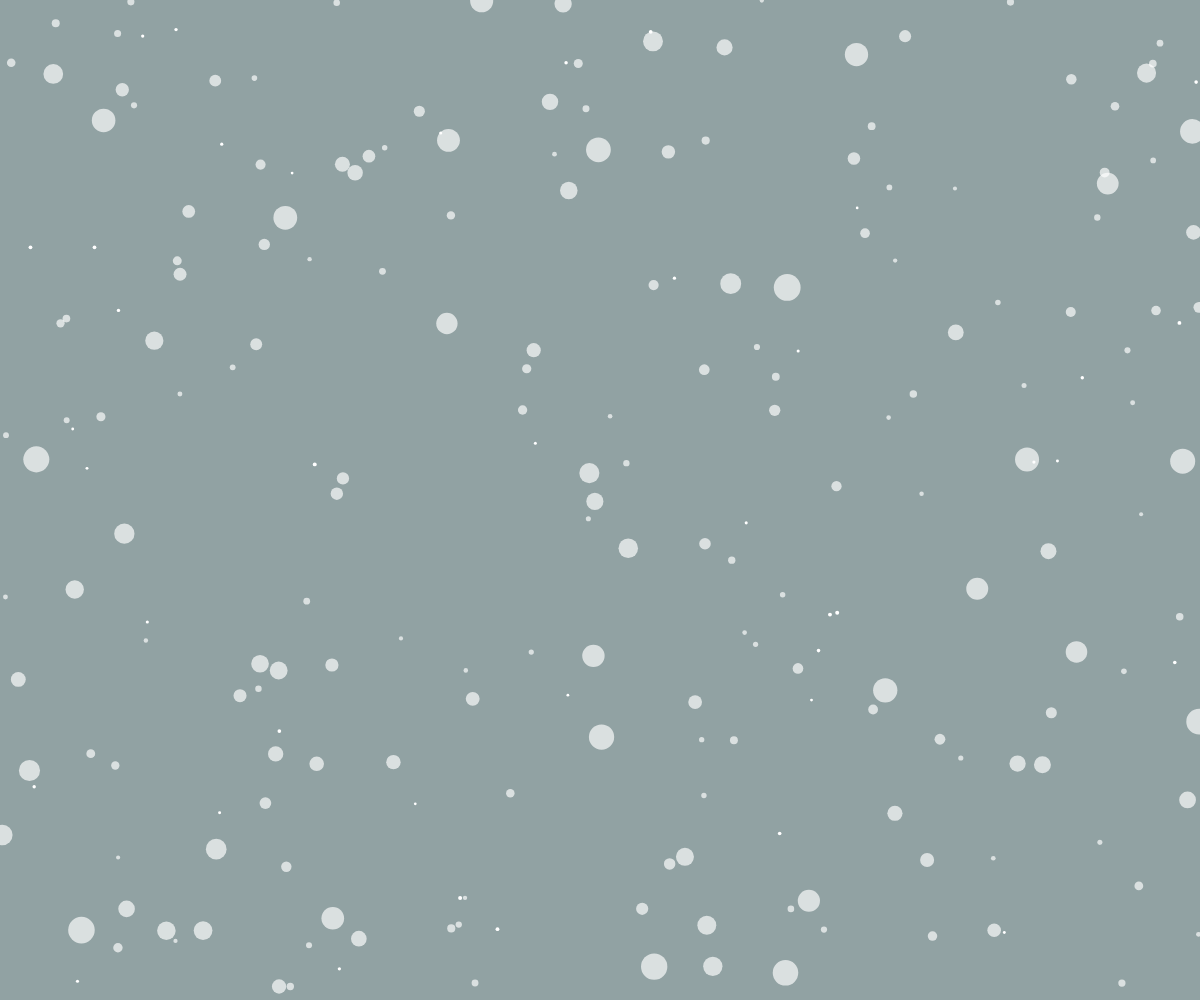
Frame 1 (no input)
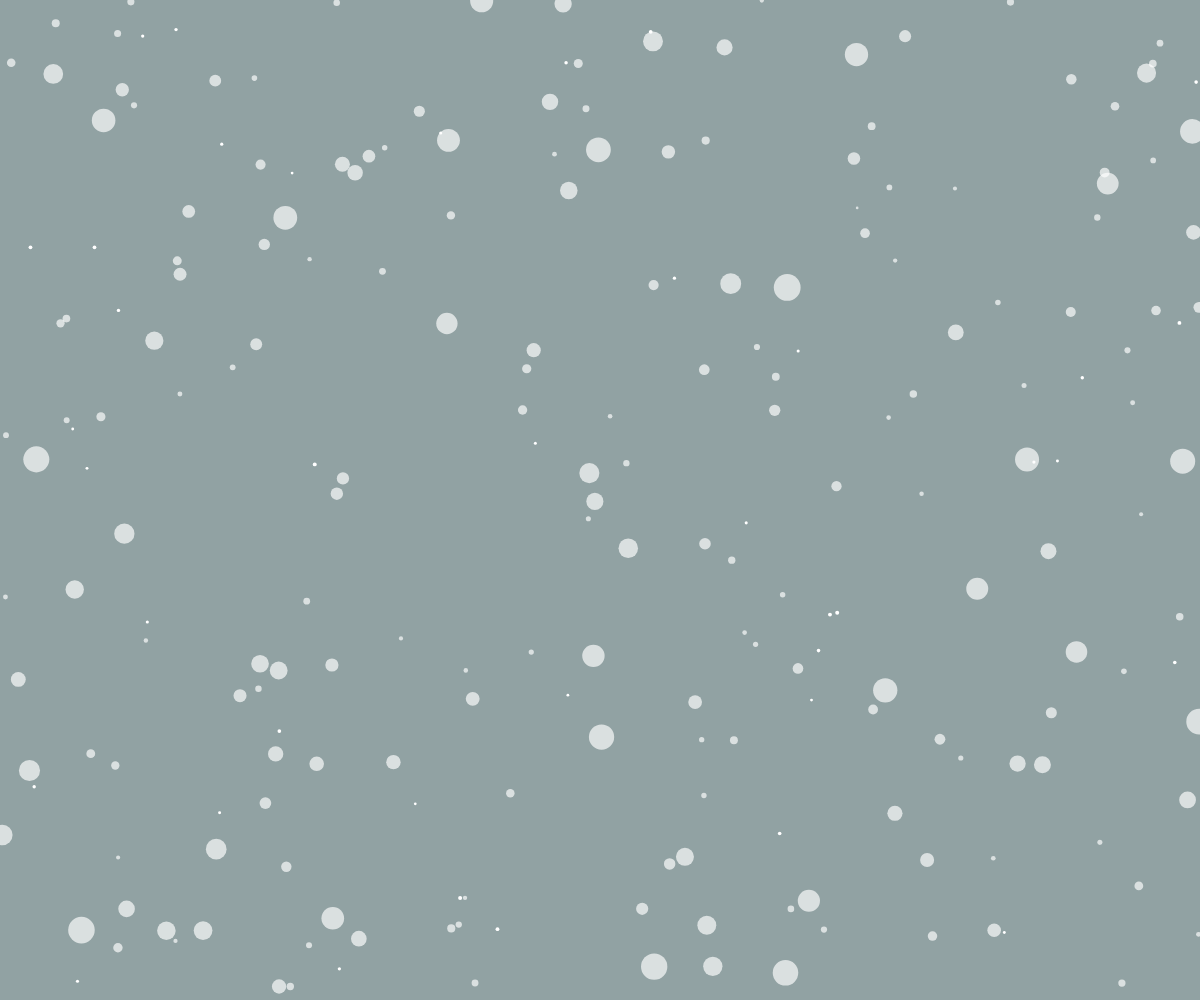
Frame 60 (no input)
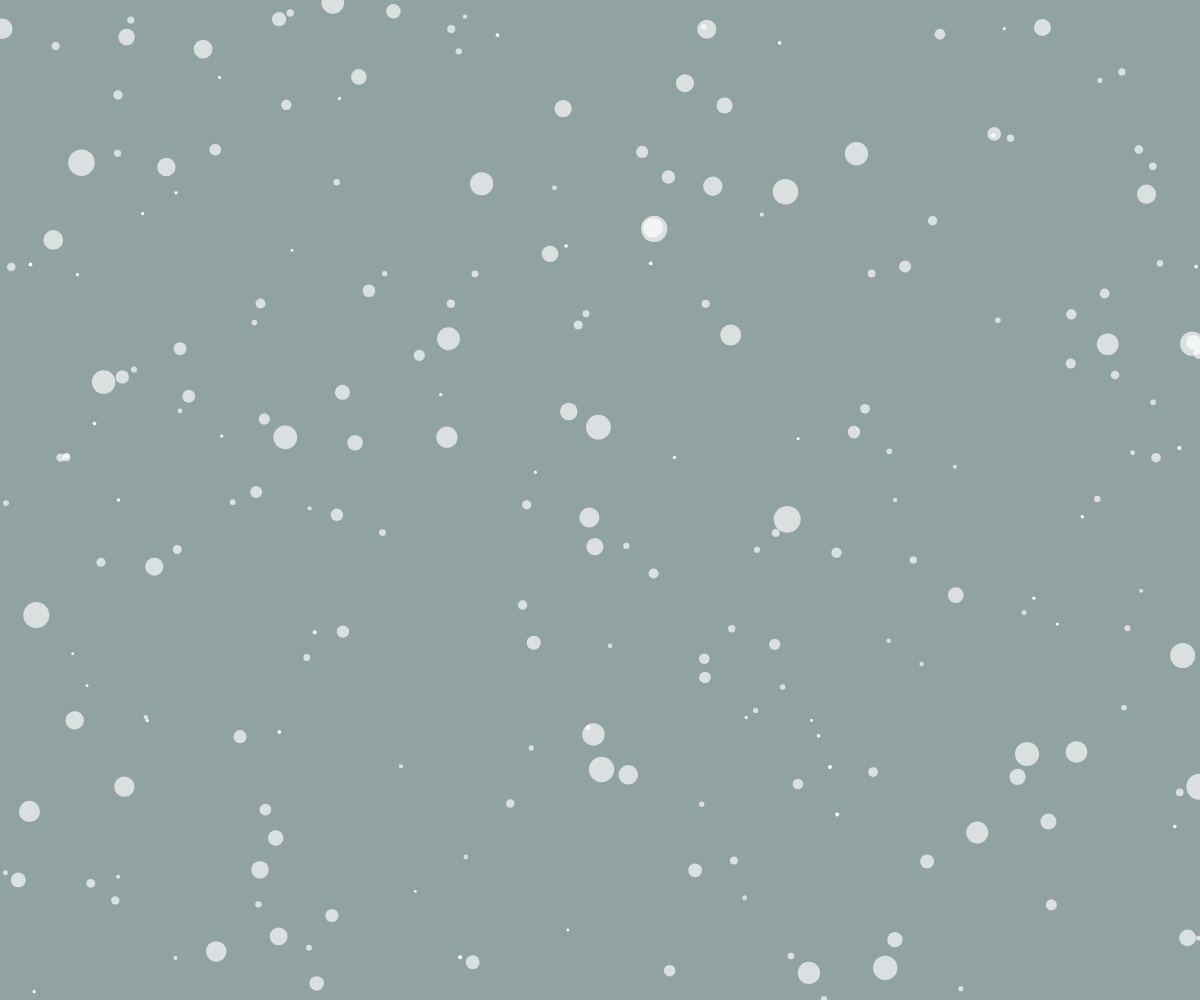
Frame 120 (the mouse pressed at the canvas centre since frame 60)

The p5.js sketch that drew these frames (run headless with seeded random() and noise() and a simulated clock; from frame 60 on, the mouse is pressed at the canvas centre):

// p5.js sketch
// ── sketch.js
let petali = [];
let velvariabile = 1.2;
const numeroPetali = 230;
const aumento = 0.02;
const raggioBase = 2;

function setup() {
  createCanvas(windowWidth, windowHeight);
  for (let i = 0; i < numeroPetali; i++) {
    petali[i] = generatePetali(i);
  }
  colorMode(RGB, 255);
}

function generatePetali(number) {
  return {
    x: random(windowWidth),
    y: random(windowHeight),
    distanza: number,
    //color: "(255, 255, 255, " + Math.floor(random(0, 255)) + ")",
    velocita: {
      x: 0,
      y: random(),
    },
  };
}

function draw() {
  background(145, 162, 163);
  noStroke();
  //lenght è la lunghezza di una stringa, in questo caso petali.lenght è 0 perchè è vuota
  for (let i = 0; i < petali.length; i++) {
    animatePetali(petali[i]);
    drawPetali(petali[i]);
  }
  //velocità variabile al movimento del mouse
  velvariabile = map(mouseY, 0, height, 0, 10);
}

function drawPetali(petalo) {
  let raggio = raggioBase + petalo.distanza * aumento;
  raggio = exp(raggio / 2);
  //let raggio = raggioBase + random(0, 5);  non posso usarlo perchè riaggiorna ad ogni frame
  circle(petalo.x, petalo.y, raggio);

  // console.log(petalo.color);
  if (raggio > 4) {
    //fill(petalo.color);
    fill(255, 255, 255, 170);
  } else {
    fill("white");
  }
}

//simil-parallasse, prendo velocità randomica da generatePetali e sommo a velocità variabile decisa dalla posizione del mouse
function animatePetali(petalo) {
  petalo.y += petalo.velocita.y * velvariabile;
  petalo.y %= windowHeight;
}

function windowResized() {
  resizeCanvas(windowWidth, windowHeight);
}
